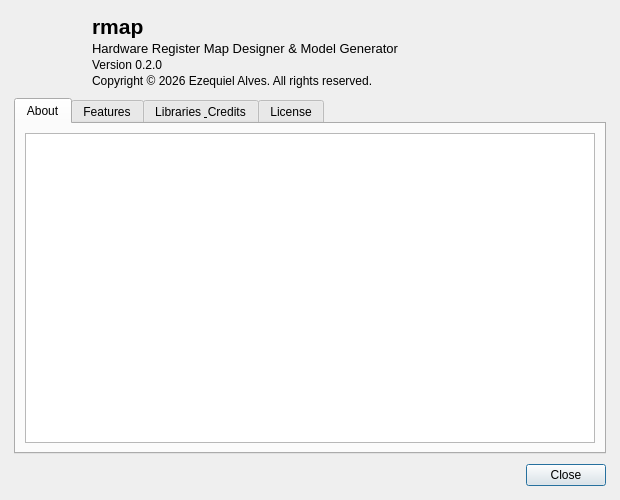
<?xml version="1.0" encoding="UTF-8"?>
<!--
  This Source Code Form is subject to the terms of the Mozilla Public
  License, v. 2.0. If a copy of the MPL was not distributed with this
  file, You can obtain one at https://mozilla.org/MPL/2.0/.

  Copyright (c) 2026 Ezequiel Alves. All rights reserved.
-->
<ui version="4.0">
 <class>about</class>
 <widget class="QDialog" name="about">
  <property name="geometry">
   <rect>
    <x>0</x>
    <y>0</y>
    <width>620</width>
    <height>500</height>
   </rect>
  </property>
  <property name="minimumSize">
   <size>
    <width>520</width>
    <height>400</height>
   </size>
  </property>
  <property name="windowTitle">
   <string>About rmap</string>
  </property>
  <property name="windowIcon">
   <iconset resource="resources.qrc">
    <normaloff>:/icons/app_icon.png</normaloff>:/icons/app_icon.png</iconset>
  </property>
  <layout class="QVBoxLayout" name="verticalLayoutMain">
   <property name="leftMargin">
    <number>14</number>
   </property>
   <property name="topMargin">
    <number>14</number>
   </property>
   <property name="rightMargin">
    <number>14</number>
   </property>
   <property name="bottomMargin">
    <number>14</number>
   </property>
   <property name="spacing">
    <number>10</number>
   </property>
   <item>
    <layout class="QHBoxLayout" name="headerLayout">
     <property name="spacing">
      <number>14</number>
     </property>
     <item>
      <widget class="QLabel" name="labelLogo">
       <property name="minimumSize">
        <size>
         <width>64</width>
         <height>64</height>
        </size>
       </property>
       <property name="maximumSize">
        <size>
         <width>64</width>
         <height>64</height>
        </size>
       </property>
       <property name="pixmap">
        <pixmap resource="resources.qrc">:/icons/app_icon_64.png</pixmap>
       </property>
       <property name="scaledContents">
        <bool>true</bool>
       </property>
       <property name="alignment">
        <set>Qt::AlignCenter</set>
       </property>
      </widget>
     </item>
     <item>
      <layout class="QVBoxLayout" name="headerTextLayout">
       <property name="spacing">
        <number>2</number>
       </property>
       <item>
        <widget class="QLabel" name="labelTitle">
         <property name="font">
          <font>
           <pointsize>16</pointsize>
           <bold>true</bold>
          </font>
         </property>
         <property name="text">
          <string>rmap</string>
         </property>
        </widget>
       </item>
       <item>
        <widget class="QLabel" name="labelSubtitle">
         <property name="font">
          <font>
           <pointsize>10</pointsize>
          </font>
         </property>
         <property name="text">
          <string>Hardware Register Map Designer &amp; Model Generator</string>
         </property>
        </widget>
       </item>
       <item>
        <widget class="QLabel" name="labelVersion">
         <property name="font">
          <font>
           <pointsize>9</pointsize>
          </font>
         </property>
         <property name="text">
          <string>Version 0.2.0</string>
         </property>
        </widget>
       </item>
       <item>
        <widget class="QLabel" name="labelCopyright">
         <property name="font">
          <font>
           <pointsize>9</pointsize>
          </font>
         </property>
         <property name="text">
          <string>Copyright © 2026 Ezequiel Alves. All rights reserved.</string>
         </property>
        </widget>
       </item>
      </layout>
     </item>
    </layout>
   </item>
   <item>
    <widget class="QTabWidget" name="tabWidget">
     <property name="currentIndex">
      <number>0</number>
     </property>
     <widget class="QWidget" name="tabAbout">
      <attribute name="title">
       <string>About</string>
      </attribute>
      <layout class="QVBoxLayout" name="verticalLayoutAbout">
       <item>
        <widget class="QTextBrowser" name="textBrowserAbout">
         <property name="openExternalLinks">
          <bool>true</bool>
         </property>
        </widget>
       </item>
      </layout>
     </widget>
     <widget class="QWidget" name="tabFeatures">
      <attribute name="title">
       <string>Features</string>
      </attribute>
      <layout class="QVBoxLayout" name="verticalLayoutFeatures">
       <item>
        <widget class="QTextBrowser" name="textBrowserFeatures">
         <property name="openExternalLinks">
          <bool>true</bool>
         </property>
        </widget>
       </item>
      </layout>
     </widget>
     <widget class="QWidget" name="tabLibraries">
      <attribute name="title">
       <string>Libraries &amp; Credits</string>
      </attribute>
      <layout class="QVBoxLayout" name="verticalLayoutLibraries">
       <item>
        <widget class="QTextBrowser" name="textBrowserLibraries">
         <property name="openExternalLinks">
          <bool>true</bool>
         </property>
        </widget>
       </item>
      </layout>
     </widget>
     <widget class="QWidget" name="tabLicense">
      <attribute name="title">
       <string>License</string>
      </attribute>
      <layout class="QVBoxLayout" name="verticalLayoutLicense">
       <item>
        <widget class="QTextBrowser" name="textBrowserLicense">
         <property name="openExternalLinks">
          <bool>true</bool>
         </property>
        </widget>
       </item>
      </layout>
     </widget>
    </widget>
   </item>
   <item>
    <layout class="QHBoxLayout" name="footerLayout">
     <item>
      <spacer name="horizontalSpacer">
       <property name="orientation">
        <enum>Qt::Horizontal</enum>
       </property>
       <property name="sizeHint" stdset="0">
        <size>
         <width>40</width>
         <height>20</height>
        </size>
       </property>
      </spacer>
     </item>
     <item>
      <widget class="QDialogButtonBox" name="buttonBox">
       <property name="standardButtons">
        <set>QDialogButtonBox::Close</set>
       </property>
      </widget>
     </item>
    </layout>
   </item>
  </layout>
 </widget>
 <resources>
  <include location="resources.qrc"/>
 </resources>
 <connections>
  <connection>
   <sender>buttonBox</sender>
   <signal>rejected()</signal>
   <receiver>about</receiver>
   <slot>close()</slot>
  </connection>
  <connection>
   <sender>buttonBox</sender>
   <signal>accepted()</signal>
   <receiver>about</receiver>
   <slot>accept()</slot>
  </connection>
 </connections>
</ui>
